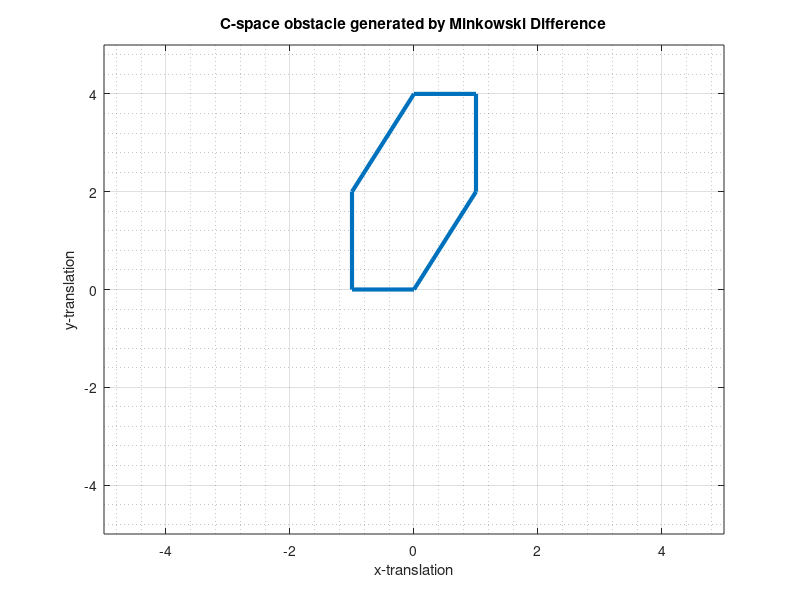
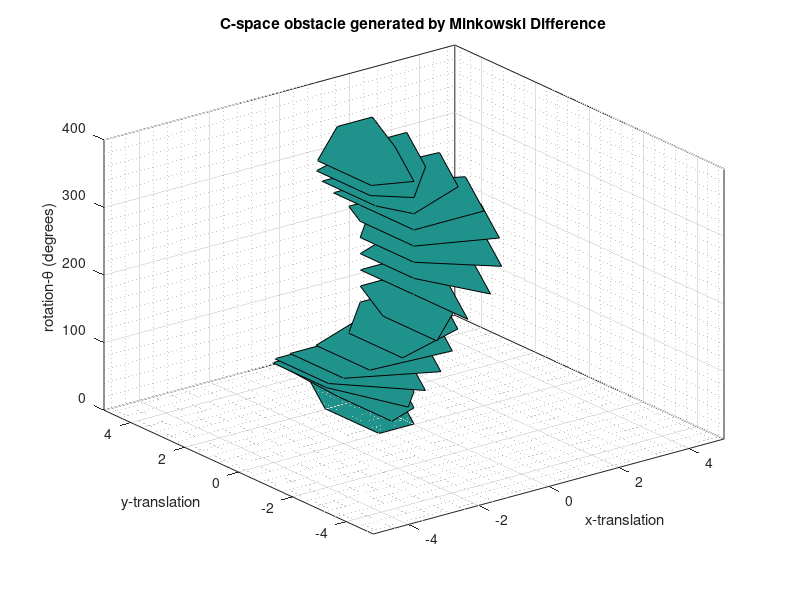

Write the MATLAB code that produced these figures, in order.
%% Housekeeping
clear all
close all
clc

%% Problem 5a)
% Load path from csv
mat = csvread('c_obstacle.csv');

% Plot cobstacle in cspace
plot([mat(:,1);mat(1,1)],[mat(:,2);mat(1,2)],'Linewidth',3)
grid on
grid minor
xlim([-5 5])
ylim([-5 5])
xlabel('x-translation')
ylabel('y-translation')
title('C-space obstacle generated by Minkowski Difference')

fprintf("The vertices of the cspace obstacle are: \n");
mat

%% Problem 5b)
figure
mat1 = csvread('c_obstacle_rot.csv');
size_obs = (length(mat1)-1)/mat1(end,1);
num_angles = mat1(end,1);
mat1 = mat1(1:end-1,:);

% Plot cobstacle in cspace
X = reshape(mat1(:,1),size_obs,length(mat1)/size_obs);
Y = reshape(mat1(:,2),size_obs,length(mat1)/size_obs);
Z = repmat(linspace(1,360,length(mat1)/size_obs),[size_obs,1]);
fill3(X,Y,Z,1)

grid on
grid minor
xlim([-5 5])
ylim([-5 5])
xlabel('x-translation')
ylabel('y-translation')
zlabel('rotation-\theta (degrees)')
title('C-space obstacle generated by Minkowski Difference')